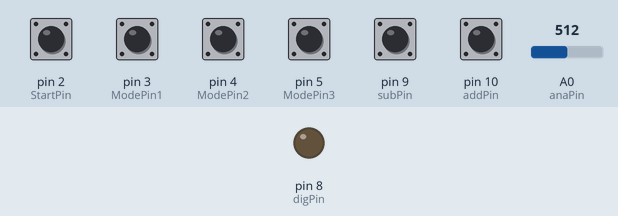
Bench run of a sketch on a simulated Arduino Uno, built with avr-gcc and run on an emulated ATmega328P. Parts: output pins drawn as LEDs (lit = HIGH). The inputs (shaded band) are chosen by the test bench; at power-on: pin 2 (StartPin), pin 9 (subPin), pin 10 (addPin) HIGH, pin 3 (ModePin1), pin 4 (ModePin2), pin 5 (ModePin3) LOW, A0 (anaPin) = 512. What the sketch prints to the serial monitor is not drawn.

Above: at 1.8 s.
1.9 s: A0 (anaPin) set to 396
4.9 s: A0 (anaPin) set to 383
At 5.09 s:
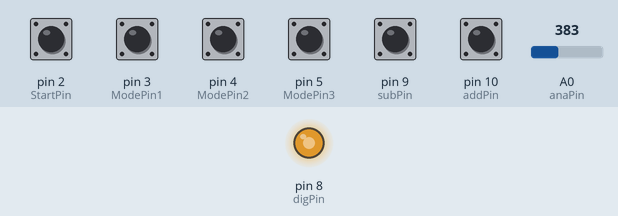
6.6 s: pin 4 (ModePin2) pulled HIGH for 0.15 s
At 8.5 s:
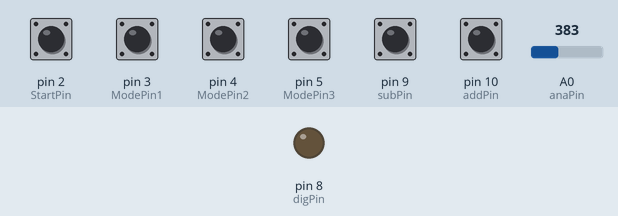
9.1 s: pin 9 (subPin) pulled LOW for 1 s
13.0 s: A0 (anaPin) set to 900
At 15.08 s:
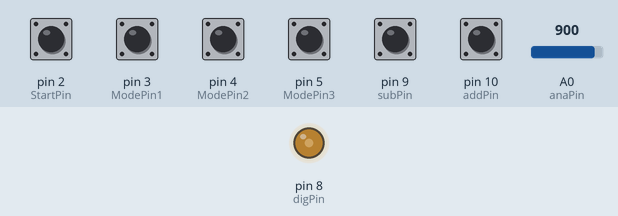
16.0 s: pin 2 (StartPin) pulled LOW for 0.15 s
At 18.8 s:
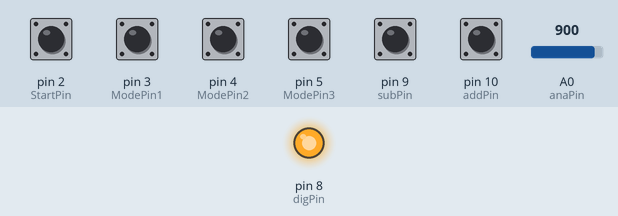
Timing chart, 0 to 20.1 s (numbered marks = the images above; inputs shaded):
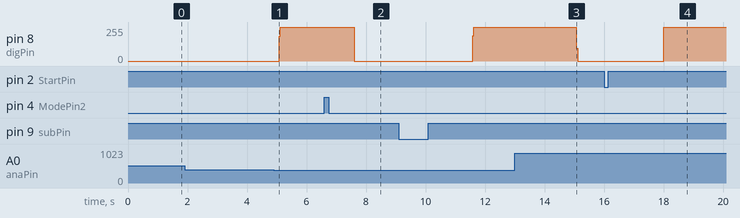

The sketch:

PID.ino
```cpp
// Define variables
int anaPin = A0;   // Arduino Analogic Pin 0
int digPin = 8;   // Arduino Digital  Pin 5
int subPin = 9;   // Arduino Digital  Pin 7
int addPin = 10;   // Arduino Digital  Pin 8
int outputValue = 0;

int StartPin = 2;   // Arduino Pin 9
int ModePin1 = 3;   // Arduino Analogic Pin 10
int ModePin2 = 4;   // Arduino Analogic Pin 11
int ModePin3 = 5;   // Arduino Analogic Pin 12

int Mode1 = 0;
int Mode2 = 0;
int Mode3 = 0;
int Start = 0;

//
int anaVal = 0;   // Analogic Valie
int digVal = 0;   // Digital Value

//

int levVal1 = 649; // Levitation Value 1
int levVal2 = 700; // Levitation Value 2
int levVal3 = 730; // Levitation Value 3

int dlyVal = 5;  // Delay Value
float timVal = 0; // Time Value

  //---------------------------------------------------------|
  // PID Values
  float setpoint = 0;
  float measured_value = 0;
  float output = 0;
  float integral = 0;
  float derivative = 0;
  float error = 0;
  float previous_error = 0;
  float dt = 0.1;
  float Kp = 1.0;
  float Ki = 0.3;
  float Kd = 0.65;
  //---------------------------------------------------------|


void setup()
{
   // Levitator initialization Begin;
   Serial.begin(57600);
   // Digital Pins Work Mode Setup;
   pinMode(digPin, OUTPUT);
   pinMode(addPin, INPUT_PULLUP);
   pinMode(subPin, INPUT_PULLUP);
   pinMode(StartPin, INPUT);   // Arduino Pin 9
   pinMode(ModePin1, INPUT);   // Arduino Pin 9
   pinMode(ModePin2, INPUT);   // Arduino Pin 9
   pinMode(ModePin3, INPUT);   // Arduino Pin 9
   //
   setpoint = levVal1;
   Serial.println("Setting up!");
}
//---------------------------------------------------------|
void loop() // PID
{

  if (Start == 1)
  {
    // Hall Sensor Read (Magnetic Field Intensity);
   anaVal = analogRead(anaPin);
   Serial.println(anaVal);

   // map it to the range of the analog out:
   outputValue = map(anaVal, 0, 1023, 0, 255);

   // PID calculations
   measured_value = anaVal;
   error = setpoint - measured_value;
   integral = integral + error * dt;
   derivative = (error - previous_error) / dt;
   output = (-Kp * error) + (-Ki * integral) + (-Kd * derivative);
   previous_error = error;

   // Final value setup
   digVal += output;
   // Check the value for levitation point;
   if (digVal < 0) digVal=0;
   if (digVal > 255) digVal=255;
   // Increase/Decrease the value for Electromagnet;
   // With Base on Sensor Value and the Levitation Point;
   analogWrite(digPin, digVal);

   // Change the mode;
   if (digitalRead(ModePin1) == HIGH && Mode1 == 0)
   {
      Mode1 = 1;
      Mode2 = 0;
      Mode3 = 0;
      setpoint = levVal1;
      resetPID();
      Serial.println("Mode 1!");
      delay(1000);
   }
   if (digitalRead(ModePin2) == HIGH && Mode2 == 0)
   {
      Mode1 = 0;
      Mode2 = 1;
      Mode3 = 0;
      setpoint = levVal2;
      resetPID();
      Serial.println("Mode 2!");
      delay(1000);
   }
   if (digitalRead(ModePin3) == HIGH && Mode3 == 0)
   {
      Mode1 = 0;
      Mode2 = 0;
      Mode3 = 1;
      setpoint = levVal3;
      resetPID();
      Serial.println("Mode 3!");
      delay(1000);
   }

   //Stop the system
   if (digitalRead(StartPin) == LOW)
   {
      Start = 0;//Turn of the flag
      resetPID();
      Serial.println("Stopping!");
      delay(1000);
   }

   // Increase The Value Of Levitation Point;
   if (digitalRead(addPin) == LOW)
   {
      setpoint++;
      value_log();
      delay(100);
   }
   if (digitalRead(subPin) == LOW)
   {
      setpoint--;
      value_log();
      delay(100);
   }
   // Time between electromagnet state changes;
   delayMicroseconds(dlyVal);

  }
  else if(digitalRead(StartPin) == HIGH)
  {
      Start = 1;//Turn ON the flag
      resetPID();
      Serial.println("Starting!");
      delay(1000);
  }

}

void value_log()
// Analogic/Digital/Levitation Values Print;
{
   // Show the Hall Sensor Value;
   Serial.print("anaVal=[");
   Serial.print(anaVal);
   Serial.print("]-");
   // Show the Electromagnet state On=1/Off=0;
   Serial.print("digVal=[");
   Serial.print(digVal);
   Serial.print("]-");
   // Show the Levitation Point Value;
   Serial.print("setpoint=[");
   Serial.print(setpoint);
   Serial.println("];");
}
//=========================================================|

void resetPID()
{
  // PID Values
  measured_value = 0;
  output = 0;
  integral = 0;
  derivative = 0;
  error = 0;
  previous_error = 0;
  dt = 0.1;
  Kp = 1.0;
  Ki = 0.3;
  Kd = 0.65;
  //---------------------------------------------------------|


}
```

Measured:
- the behaviour switches between 384 and 383 on A0 (anaPin) (found by bisection; images 0 and 1)
- after the input at 6.6 s, pin 8 (digPin): 255/255 → 0/255 after 1.0 s instead of 1.9 s
- after the input at 13.0 s, pin 8 (digPin): 255/255 → 0/255 after 2.1 s
- after the input at 16.0 s, pin 8 (digPin): 0/255 → 255/255 after 2.0 s instead of 3.5 s
